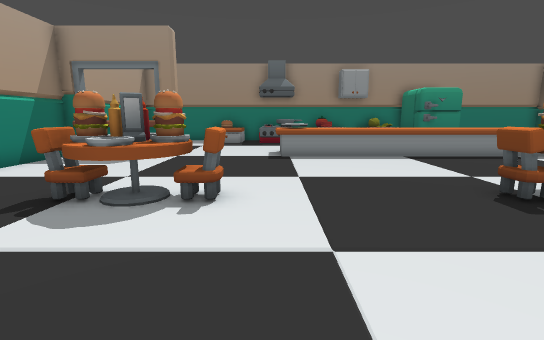
view 1 (above)

18 first-person views from a walk through a level from a Godot 3-D game. The camera is 1.4 m above the floor, tilts 10° down and sees 85° across. The floor is counted in squares, 1 m on a side. Each view is taken from the middle of a square. On the plan, view 1 faces up. The plan holds only what a view shows up to about 14 squares ahead; the rest is blank. Some surface patterns are stand-ins.

view 2
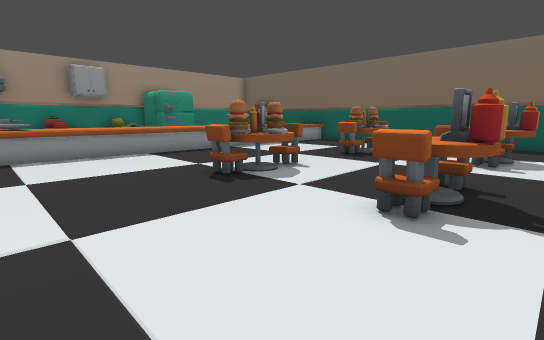

view 3
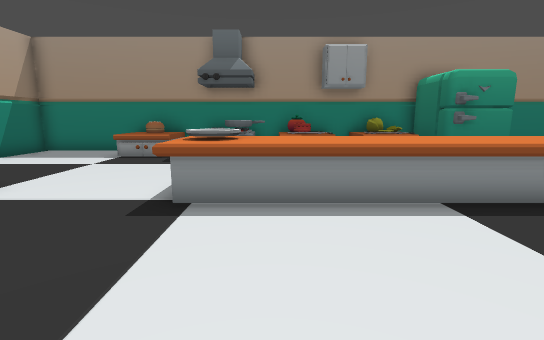

view 4
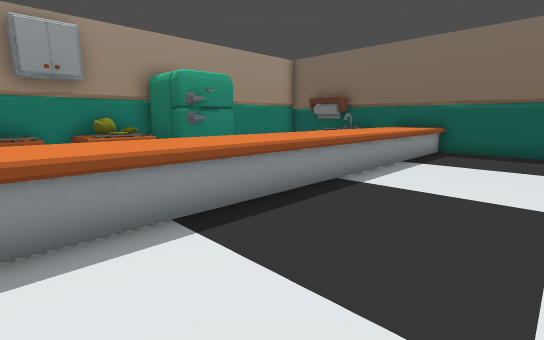

view 5
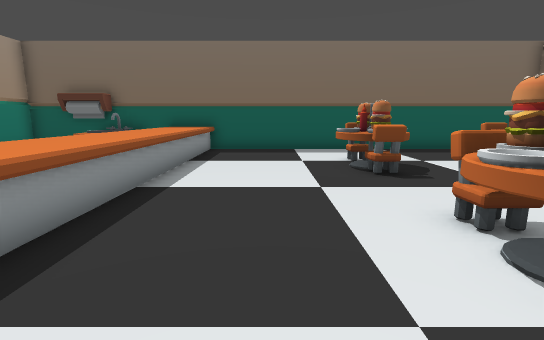

view 6
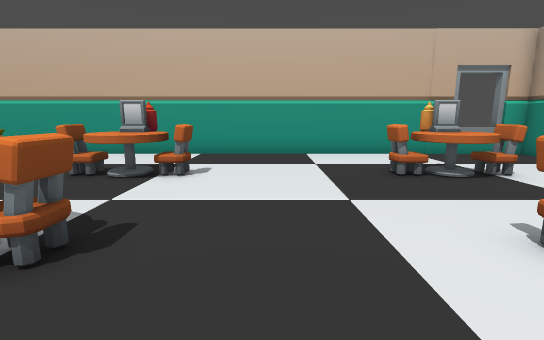

view 7
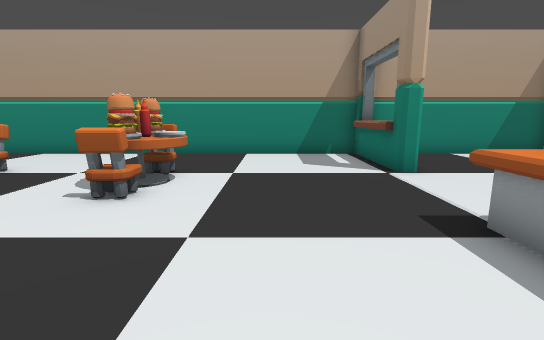

view 8
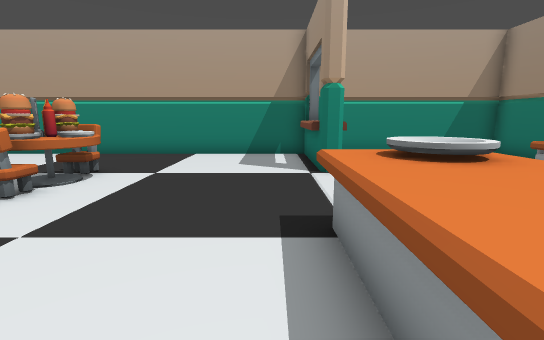

view 9
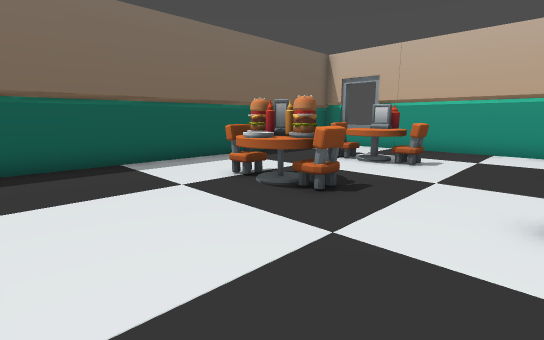

view 10
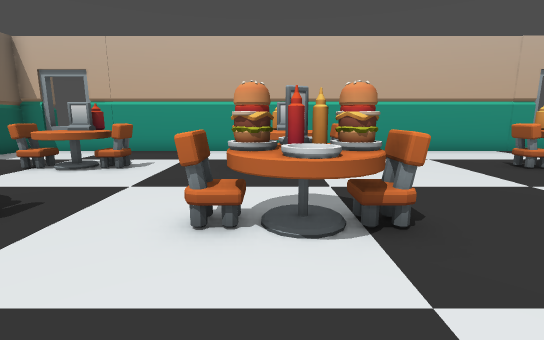

view 11
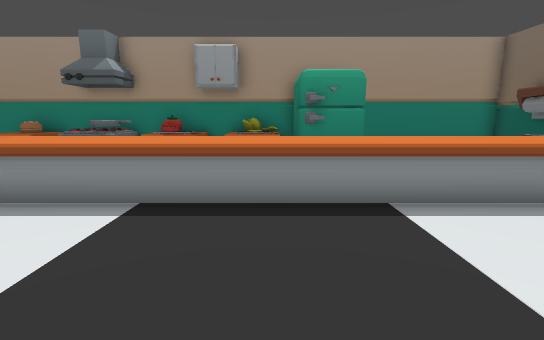

view 12
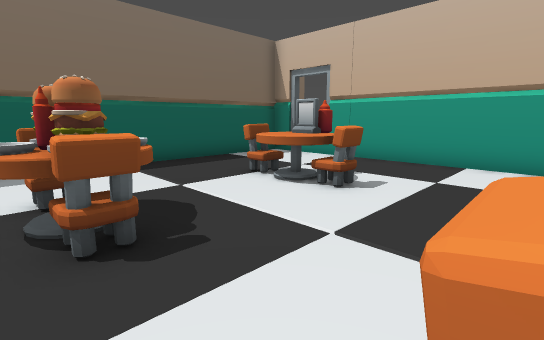

view 13
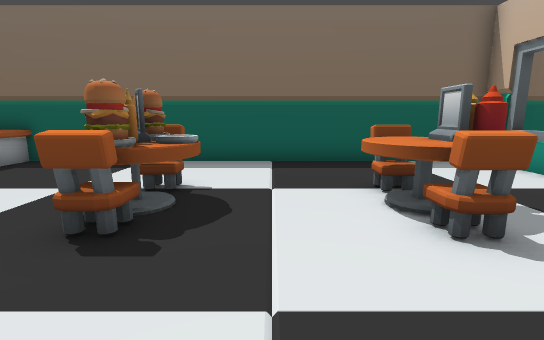

view 14
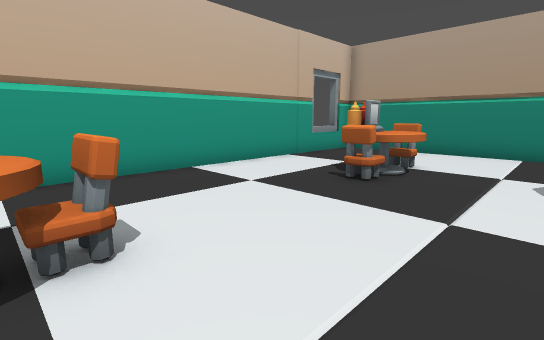

view 15
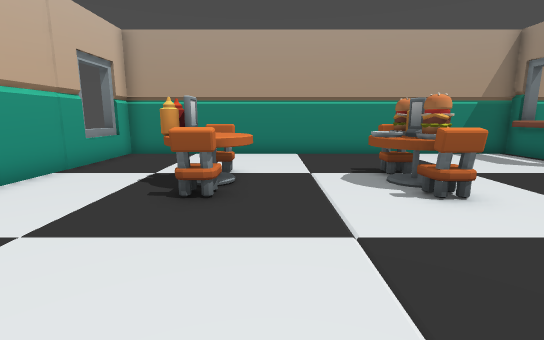

view 16
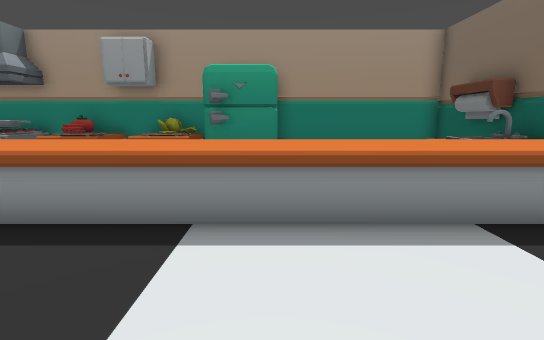

view 17
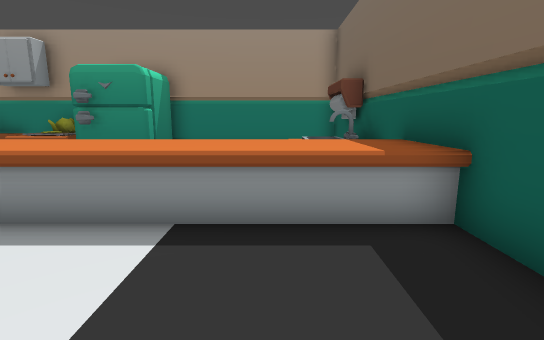

view 18
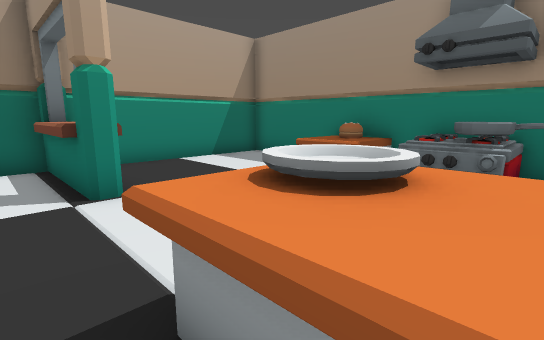

### Floor plan
Key: @ floor where view 1 was taken; # wall or solid block; . floor; ^ raised ledge; T table; C chair; F fridge; S sink; O other object.
Columns run from 8 left of view 1 to 17 right of it. Each row starts with its distance up from view 1.
 19 ##########################
 18 #....OO.^  O^.O## #      #
 17 #....^^.^O.O^.^^# F     ##
 16 #......         FFF     ##
 15 #.......               SS#
 14 #........              SS#
 13 #.......... .............#
 12 #^^^#...^^^^^^^^^^^^^^^^^#
 11 #^^^#...^^^^^^^^^^^^^^^^^#
 10 #........................#
  9 #........................#
  8 #........................#
  7 #........................#
  6 #....TT......TT....TT....#
  5 #...CTTC....CTTC..CTTC...#
  4 #.....T.......T.....T....#
  3 #........................#
  2 #........................#
  1 #...CTTC....CTTC..CTTC...#
  0 #....TT.@....TT....TT....#
 -1 #........................#
 -2 #........................#
 -3 #........................#
 -4 ##^###################^^##
 -5                          #

Where each view was taken, in squares from view 1:
view 1: 0 up, 0 right, facing up
view 2: 1 down, 0 right, facing up-right
view 3: 6 up, 2 right, facing up
view 4: 7 up, 3 right, facing up-right
view 5: 8 up, 3 right, facing right
view 6: 8 up, 2 right, facing down
view 7: 8 up, 4 right, facing left
view 8: 10 up, 4 right, facing left
view 9: 10 up, 7 right, facing down-right
view 10: 9 up, 6 right, facing down
view 11: 6 up, 7 right, facing up
view 12: 6 up, 7 right, facing down-right
view 13: 3 up, 7 right, facing right
view 14: 4 up, 5 right, facing down-left
view 15: 2 up, 4 right, facing left
view 16: 7 up, 10 right, facing up
view 17: 7 up, 14 right, facing up
view 18: 10 up, 2 right, facing up-left
